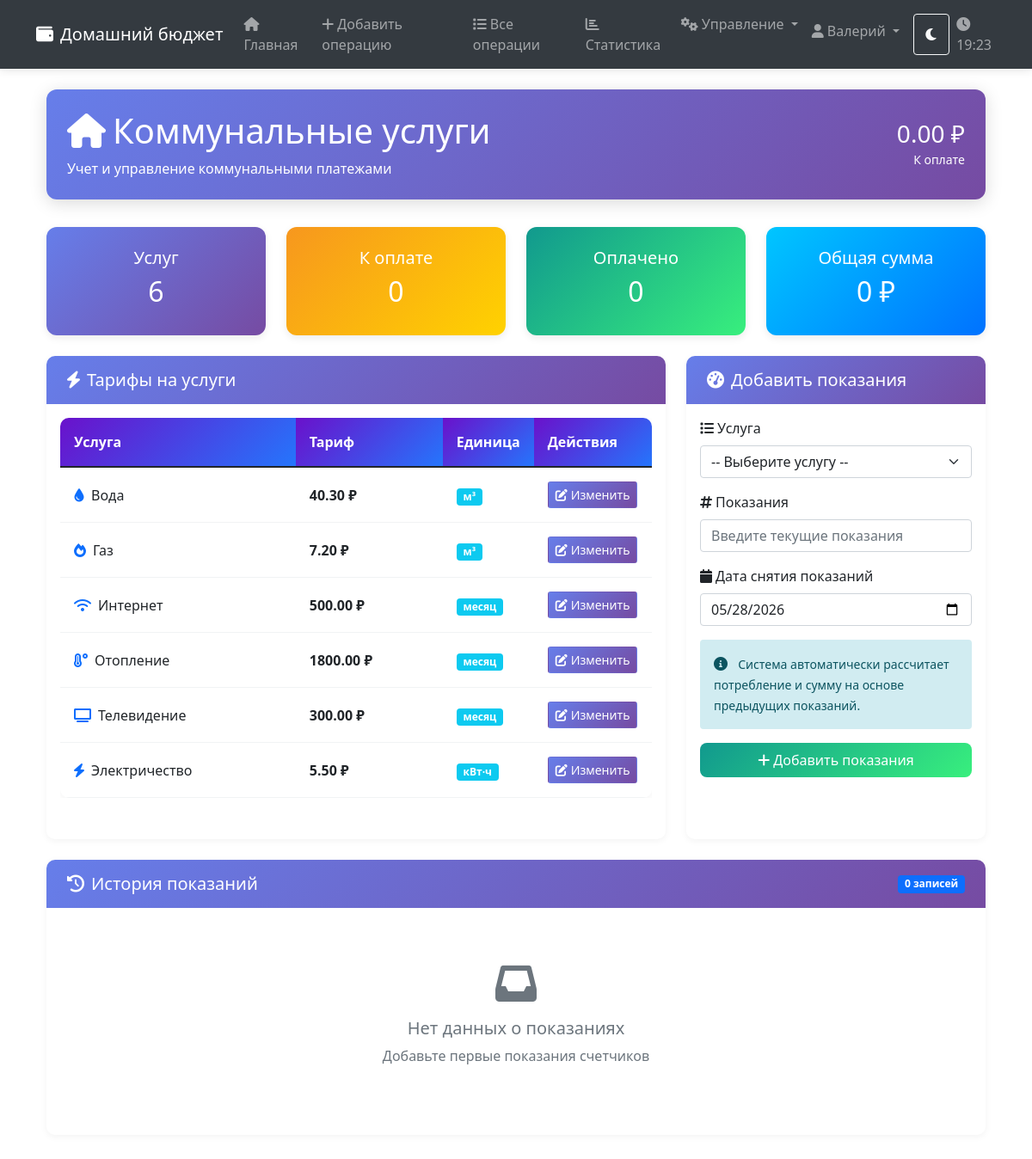
The app's page /utilities (signed in) with its own data.
### tables this page shows
CREATE TABLE utility_rates (
            id INTEGER PRIMARY KEY AUTOINCREMENT,
            utility_name TEXT NOT NULL,
            rate_per_unit REAL NOT NULL,
            unit TEXT NOT NULL,
            user_id INTEGER,
            FOREIGN KEY (user_id) REFERENCES users (id)
        );

### routes/utility_routes.py (the view)
    @app.route('/utilities')
    @login_required
    def view_utilities():
        with get_db_connection() as conn:
            utilities_rows = conn.execute('''
                SELECT * FROM utility_rates
                WHERE user_id IS NULL OR user_id = ?
                ORDER BY utility_name
            ''', (session['user_id'],)).fetchall()
            utilities = [dict(row) for row in utilities_rows]
            readings_rows = conn.execute('''
                SELECT ur.*, u.utility_name, u.unit
                FROM utility_readings ur
                JOIN utility_rates u ON ur.utility_id = u.id
                WHERE ur.user_id = ?
                ORDER BY ur.reading_date DESC
            ''', (session['user_id'],)).fetchall()
            readings = [dict(row) for row in readings_rows]
        return render_template('utilities.html', utilities=utilities, readings=readings)

### templates/utilities.html (shortened to what this page needs)
{% extends "base.html" %}
{% block content %}
<div class="container-fluid fade-in">
    <div class="page-header">
        <div class="d-flex justify-content-between align-items-center">
            <div>
                <h1><i class="fas fa-home me-2"></i>Коммунальные услуги</h1>
                <p class="mb-0">Учет и управление коммунальными платежами</p>
            </div>
            <div class="text-end">
                {% set total_unpaid = readings|selectattr('paid', 'equalto', false)|map(attribute='amount')|sum %}
                <h3 class="mb-0">{{ "%.2f"|format(total_unpaid) }} ₽</h3>
                <small>К оплате</small>
            </div>
        </div>
    </div>
    <div class="row mb-4">
        <div class="col-md-3">
            <div class="stat-card stat-card-primary">
                <div class="card-body text-center">
                    <h5>Услуг</h5>
                    <h2>{{ utilities|length }}</h2>
                </div>
            </div>
        </div>
        <div class="col-md-3">
            <div class="stat-card stat-card-warning">
                <div class="card-body text-center">
                    <h5>К оплате</h5>
                    {% set unpaid_count = readings|selectattr('paid', 'equalto', false)|list|length %}
                    <h2>{{ unpaid_count }}</h2>
                </div>
            </div>
        </div>
        <div class="col-md-3">
            <div class="stat-card stat-card-success">
                <div class="card-body text-center">
                    <h5>Оплачено</h5>
                    {% set paid_count = readings|selectattr('paid', 'equalto', true)|list|length %}
                    <h2>{{ paid_count }}</h2>
                </div>
            </div>
        </div>
        <div class="col-md-3">
            <div class="stat-card stat-card-info">
                <div class="card-body text-center">
                    <h5>Общая сумма</h5>
                    {% set total_amount = readings|map(attribute='amount')|sum %}
                    <h2>{{ "%.0f"|format(total_amount) }} ₽</h2>
                </div>
            </div>
        </div>
    </div>
    <div class="row mb-4">
        <div class="col-md-8">
            <div class="card h-100 form-card">
                <div class="card-header">
                    <h5 class="mb-0"><i class="fas fa-bolt me-2"></i>Тарифы на услуги</h5>
                </div>
                <div class="card-body">
                    <div class="table-responsive">
                        <table class="table table-modern">
                            <thead>
                                <tr>
                                    <th width="40%">Услуга</th>
                                    <th width="25%">Тариф</th>
                                    <th width="15%">Единица</th>
                                    <th width="20%">Действия</th>
                                </tr>
                            </thead>
                            <tbody>
                                {% for utility in utilities %}
                                <tr>
                                    <td>
                                        <div class="d-flex align-items-center">
                                            <i class="fas fa-{% if 'Электри' in utility.utility_name %}bolt
                                                            {% elif 'Газ' in utility.utility_name %}fire
                                                            {% elif 'Вод' in utility.utility_name %}tint
                                                            {% elif 'Отоп' in utility.utility_name %}temperature-high
                                                            {% elif 'Интернет' in utility.utility_name %}wifi
                                                            {% else %}tv{% endif %} me-2 text-primary"></i>
                                            {{ utility.utility_name }}
                                        </div>
                                    </td>
                                    <td class="fw-bold">{{ "%.2f"|format(utility.rate_per_unit) }} ₽</td>
                                    <td><span class="badge bg-info">{{ utility.unit }}</span></td>
                                    <td>
                                        <button type="button" class="btn btn-sm btn-modern-primary"
                                                data-bs-toggle="modal"
                                                data-bs-target="#editUtilityModal{{ utility.id }}">
                                            <i class="fas fa-edit me-1"></i>Изменить
                                        </button>
                                    </td>
                                </tr>
                                {% endfor %}
                            </tbody>
                        </table>
                    </div>
                </div>
            </div>
        </div>
        <div class="col-md-4">
            <div class="card h-100 form-card">
                <div class="card-header">
                    <h5 class="mb-0"><i class="fas fa-tachometer-alt me-2"></i>Добавить показания</h5>
                </div>
                <div class="card-body">
                    <form method="POST" action="{{ url_for('add_utility_reading') }}">
                        <div class="mb-3">
                            <label for="utility_id" class="form-label">
                                <i class="fas fa-list me-1"></i>Услуга
                            </label>
                            <select class="form-select" id="utility_id" name="utility_id" required>
                                <option value="">-- Выберите услугу --</option>
                            </select>
                        </div>
                        <div class="mb-3">
                            <label for="reading" class="form-label">
                                <i class="fas fa-hashtag me-1"></i>Показания
                            </label>
                            <input type="number" class="form-control" id="reading"
                                   name="reading" step="0.01" min="0" required
                                   placeholder="Введите текущие показания">
                        </div>
                        <div class="mb-3">
                            <label for="reading_date" class="form-label">
                                <i class="fas fa-calendar me-1"></i>Дата снятия показаний
                            </label>
                            <input type="date" class="form-control" id="reading_date"
                                   name="reading_date" value="{{ get_moscow_time().strftime('%Y-%m-%d') }}" required>
                        </div>
                        <div class="p-3 rounded mb-3" style="background-color: #d1ecf1; color: #0c5460;">
                            <i class="fas fa-info-circle me-2"></i>
                            <small>Система автоматически рассчитает потребление и сумму на основе предыдущих показаний.</small>
                        </div>
                        <button type="submit" class="btn btn-modern btn-modern-success w-100">
                            <i class="fas fa-plus me-1"></i>Добавить показания
                        </button>
                    </form>
                </div>
            </div>
        </div>
    </div>
    <div class="row">
        <div class="col-12">
            <div class="card form-card">
                <div class="card-header d-flex justify-content-between align-items-center">
                    <h5 class="mb-0"><i class="fas fa-history me-2"></i>История показаний</h5>
                    <span class="badge bg-primary">{{ readings|length }} записей</span>
                </div>
                <div class="card-body">
                    {% if readings %}
                    <div class="table-responsive">
                        <table class="table table-modern">
                            <thead>
                                <tr>
                                    <th width="12%">Дата</th>
                                    <th width="20%">Услуга</th>
                                    <th width="12%">Показания</th>
                                    <th width="12%">Потребление</th>
                                    <th width="12%">Сумма</th>
                                    <th width="12%">Статус</th>
                                    <th width="20%">Действия</th>
                                </tr>
                            </thead>
                            <tbody>
                                {% for reading in readings %}
                                <tr class="{% if not reading.paid %}table-warning{% endif %}">
                                    <td class="fw-bold">{{ reading.reading_date }}</td>
                                    <td>
                                        <div class="d-flex align-items-center">
                                            <i class="fas fa-{% if 'Электри' in reading.utility_name %}bolt
                                                            {% elif 'Газ' in reading.utility_name %}fire
                                                            {% elif 'Вод' in reading.utility_name %}tint
                                                            {% elif 'Отоп' in reading.utility_name %}temperature-high
                                                            {% elif 'Интернет' in reading.utility_name %}wifi
                                                            {% else %}tv{% endif %} me-2 text-primary"></i>
                                            <div>
                                                <div>{{ reading.utility_name }}</div>
                                                <small class="text-muted">Ед.: {{ reading.unit }}</small>
                                            </div>
                                        </div>
                                    </td>
                                    <td class="fw-bold">
                                        {{ "%.2f"|format(reading.reading) }} {{ reading.unit }}
                                    </td>
                                    <td>
                                        {% if reading.consumption and reading.consumption > 0 %}
                                        <span class="badge bg-info">
                                            {{ "%.2f"|format(reading.consumption) }} {{ reading.unit }}
                                        </span>
                                        {% else %}
                                        <span class="text-muted">—</span>
                                        {% endif %}
                                    </td>
                                    <td class="fw-bold {% if reading.amount and reading.amount > 0 %}text-danger{% endif %}">
                                        {{ "%.2f"|format(reading.amount) if reading.amount else '0.00' }} ₽
                                    </td>
                                    <td>
                                        {% if reading.paid %}
                                        <span class="badge bg-success">
                                            <i class="fas fa-check me-1"></i>Оплачено
                                        </span>
                                        {% else %}
                                        <span class="badge bg-warning">
                                            <i class="fas fa-clock me-1"></i>Ожидает оплаты
                                        </span>
                                        {% endif %}
                                    </td>
                                    <td>
                                        {% if not reading.paid %}
                                        <a href="{{ url_for('mark_paid', reading_id=reading.id) }}"
                                        class="btn btn-sm btn-modern-success"
                                        onclick="return confirm('Отметить как оплаченное?')"
                                        title="Отметить оплаченным">
                                            <i class="fas fa-check me-1"></i>Оплатить
                                        </a>
                                        {% else %}
                                        <span class="text-muted">—</span>
                                        {% endif %}
                                    </td>
                                </tr>
                                {% endfor %}
                            </tbody>
                        </table>
                    </div>
                    <div class="row mt-4">
                        <div class="col-md-6">
                            <div class="p-3 rounded" style="background-color: #d4edda; color: #155724;">
                                <i class="fas fa-check-circle me-2"></i>
                                <strong>Оплачено:</strong><br>
                                {% set total_paid = readings|selectattr('paid', 'equalto', true)|map(attribute='amount')|sum %}
                                <h4 class="mb-0 mt-2">{{ "%.2f"|format(total_paid) }} ₽</h4>
                            </div>
                        </div>
                        <div class="col-md-6">
                            <div class="p-3 rounded" style="background-color: #fff3cd; color: #856404;">
                                <i class="fas fa-exclamation-triangle me-2"></i>
                                <strong>К оплате:</strong><br>
                                {% set total_unpaid = readings|selectattr('paid', 'equalto', false)|map(attribute='amount')|sum %}
                                <h4 class="mb-0 mt-2">{{ "%.2f"|format(total_unpaid) }} ₽</h4>
                            </div>
                        </div>
                    </div>
                    {% else %}
                    <div class="text-center py-5">
                        <i class="fas fa-inbox fa-3x text-muted mb-3"></i>
                        <h5 class="text-muted">Нет данных о показаниях</h5>
                        <p class="text-muted">Добавьте первые показания счетчиков</p>
                    </div>
                    {% endif %}
                </div>
            </div>
        </div>
    </div>
</div>
{% endblock %}

### records on screen
utility_rates: utility_name "Вода", rate_per_unit "40.30", unit "м³"
utility_rates: utility_name "Газ", rate_per_unit "7.20", unit "м³"
utility_rates: utility_name "Интернет", rate_per_unit "500.00", unit "месяц"
utility_rates: utility_name "Отопление", rate_per_unit "1800.00", unit "месяц"
utility_rates: utility_name "Телевидение", rate_per_unit "300.00", unit "месяц"
utility_rates: utility_name "Электричество", rate_per_unit "5.50", unit "кВт·ч"

### other values on screen
{{ session['username'] }} "Валерий"
{{ "%.2f"|format(total_unpaid) }} "0.00"
{{ utilities|length }} "6"
{{ unpaid_count }} "0"
{{ paid_count }} "0"
{{ "%.0f"|format(total_amount) }} "0"
{{ readings|length }} "0"
